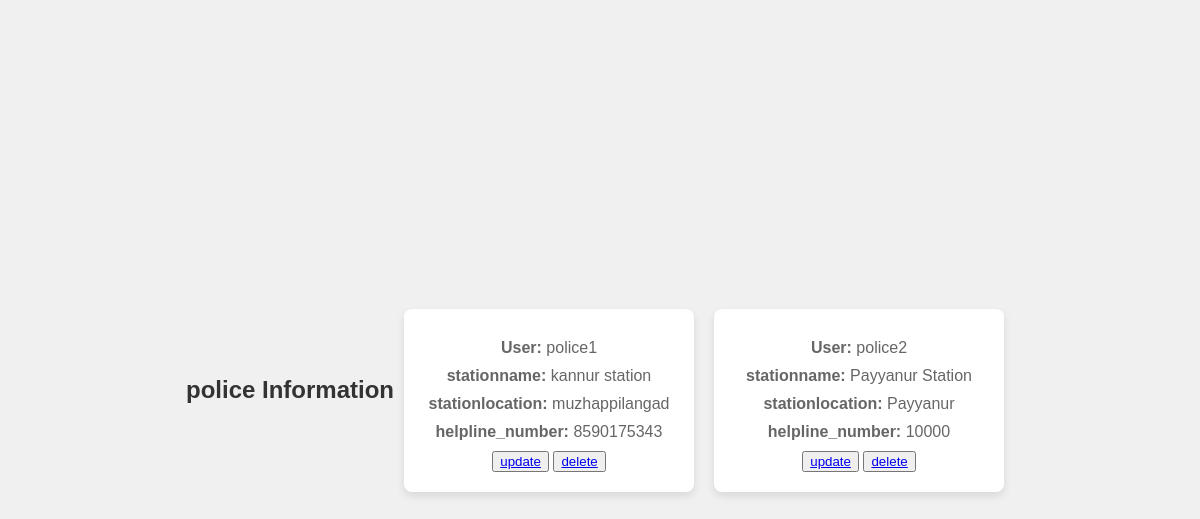
The app's page /adminpolicelistview, older data.
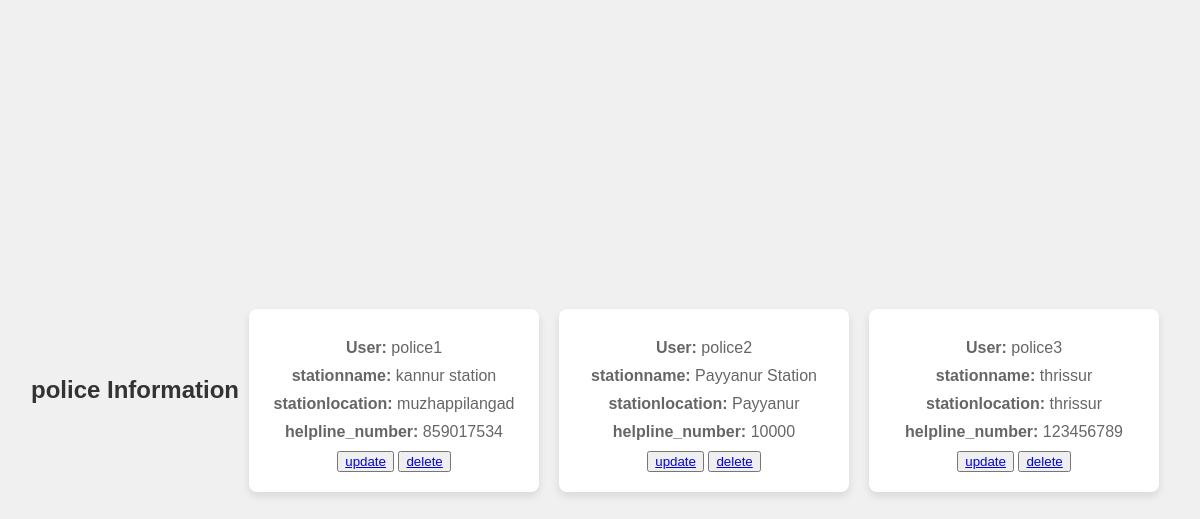
The same page, newer data.
### app/models.py (models this page shows, shortened)
class PoliceProfile(models.Model):
    user = models.OneToOneField(User, on_delete=models.CASCADE, related_name="police_profile")
    station_name = models.CharField(max_length=200)
    police_station_location=models.CharField(max_length=200)
    helpline_number = models.CharField(max_length=20, null=True)

class User(AbstractUser):
    ROLE_CHOICES = [
        ("admin","Admin"),
        ("user", "User"),
        ("police","police")
    ]
    role = models.CharField(max_length=200, choices=ROLE_CHOICES, default="user")

### app/views.py (the view)
# urls.py: path("adminpolicelistview",AdminpoliceListView.as_view(),name="adminlistpolice")
class AdminpoliceListView(ListView):
    template_name="adminpolicelist.html"
    model=PoliceProfile
    context_object_name="data"

### app/templates/adminpolicelist.html (shortened to what this page needs)
<!DOCTYPE html>
{% load static %}
<html lang="en">
<head>
</head>
<body>
    <div class="container">
        <h2>police Information</h2>
        {% for d in data %}
        <div class="card">
            <p><strong>User:</strong> {{ d.user }}</p>
            <p><strong>stationname:</strong> {{ d.station_name }}</p>
            <p><strong>stationlocation:</strong> {{ d.police_station_location }}</p>
            <p><strong>helpline_number:</strong> {{ d.helpline_number }}</p>
                <button type="submit"><a href="{% url 'updatepolice'  d.id %}">update</a></button>
                <button type="submit"><a href="{% url 'police-delete'  d.id %}">delete</a></button>
        </div>
        {% endfor %}
    </div>
</body>
</html>

### app/templates/adminpolicelist.html (style rules this page uses)
body { font-family: Arial, sans-serif; background-color: #f0f0f0; margin: 0; padding: 0; display: flex; justify-content: center; align-items: center; min-height: 100vh; }
.container { display: flex; flex-wrap: wrap; justify-content: center; align-items: center; }
.card { background-color: #ffffff; border-radius: 8px; box-shadow: 0 4px 8px rgba(0, 0, 0, 0.1); padding: 20px; margin: 10px; width: 250px; text-align: center; }
h2 { margin-top: 0; color: #333333; }
p { margin: 10px 0; color: #666666; }

Row changes from the older to the newer data that the page shows:
changed PoliceProfile "kannur station": helpline_number "8590175343" → "859017534"
added PoliceProfile: user "police3", station_name "thrissur", police_station_location "thrissur", helpline_number "123456789"
